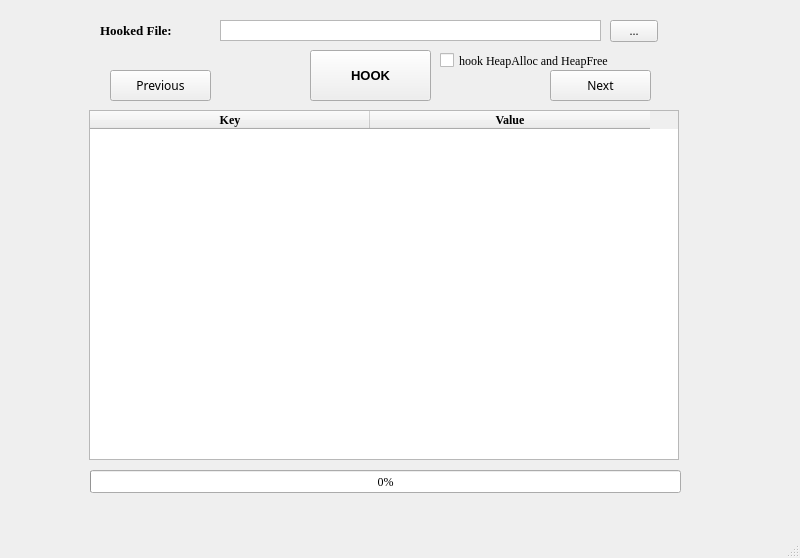
<?xml version="1.0" encoding="UTF-8"?>
<ui version="4.0">
 <class>MainWindow</class>
 <widget class="QMainWindow" name="MainWindow">
  <property name="geometry">
   <rect>
    <x>0</x>
    <y>0</y>
    <width>800</width>
    <height>558</height>
   </rect>
  </property>
  <property name="minimumSize">
   <size>
    <width>400</width>
    <height>0</height>
   </size>
  </property>
  <property name="font">
   <font>
    <family>Times New Roman</family>
   </font>
  </property>
  <property name="windowTitle">
   <string>MainWindow</string>
  </property>
  <widget class="QWidget" name="centralwidget">
   <widget class="QTableWidget" name="TableWidget">
    <property name="geometry">
     <rect>
      <x>89</x>
      <y>110</y>
      <width>590</width>
      <height>350</height>
     </rect>
    </property>
    <property name="sizePolicy">
     <sizepolicy hsizetype="Fixed" vsizetype="Fixed">
      <horstretch>0</horstretch>
      <verstretch>0</verstretch>
     </sizepolicy>
    </property>
    <property name="minimumSize">
     <size>
      <width>400</width>
      <height>0</height>
     </size>
    </property>
    <property name="verticalScrollBarPolicy">
     <enum>Qt::ScrollBarAsNeeded</enum>
    </property>
    <property name="horizontalScrollBarPolicy">
     <enum>Qt::ScrollBarAsNeeded</enum>
    </property>
    <property name="editTriggers">
     <set>QAbstractItemView::NoEditTriggers</set>
    </property>
    <property name="showGrid">
     <bool>true</bool>
    </property>
    <attribute name="horizontalHeaderCascadingSectionResizes">
     <bool>true</bool>
    </attribute>
    <attribute name="horizontalHeaderDefaultSectionSize">
     <number>280</number>
    </attribute>
    <column>
     <property name="text">
      <string>Key</string>
     </property>
     <property name="font">
      <font>
       <weight>75</weight>
       <bold>true</bold>
      </font>
     </property>
    </column>
    <column>
     <property name="text">
      <string>Value</string>
     </property>
     <property name="font">
      <font>
       <weight>75</weight>
       <bold>true</bold>
      </font>
     </property>
    </column>
   </widget>
   <widget class="QPushButton" name="preButton">
    <property name="geometry">
     <rect>
      <x>110</x>
      <y>70</y>
      <width>101</width>
      <height>31</height>
     </rect>
    </property>
    <property name="font">
     <font>
      <family>Source Han Sans CN</family>
     </font>
    </property>
    <property name="text">
     <string>Previous</string>
    </property>
   </widget>
   <widget class="QPushButton" name="nextButton">
    <property name="geometry">
     <rect>
      <x>550</x>
      <y>70</y>
      <width>101</width>
      <height>31</height>
     </rect>
    </property>
    <property name="font">
     <font>
      <family>Source Han Sans CN</family>
      <weight>50</weight>
      <italic>false</italic>
      <bold>false</bold>
     </font>
    </property>
    <property name="text">
     <string>Next</string>
    </property>
   </widget>
   <widget class="QLabel" name="hookFileLable">
    <property name="geometry">
     <rect>
      <x>100</x>
      <y>20</y>
      <width>111</width>
      <height>21</height>
     </rect>
    </property>
    <property name="font">
     <font>
      <family>Times New Roman</family>
      <pointsize>10</pointsize>
      <weight>75</weight>
      <bold>true</bold>
     </font>
    </property>
    <property name="text">
     <string>Hooked File: </string>
    </property>
   </widget>
   <widget class="QTextBrowser" name="textBrowser">
    <property name="geometry">
     <rect>
      <x>220</x>
      <y>20</y>
      <width>381</width>
      <height>21</height>
     </rect>
    </property>
    <property name="verticalScrollBarPolicy">
     <enum>Qt::ScrollBarAlwaysOff</enum>
    </property>
    <property name="horizontalScrollBarPolicy">
     <enum>Qt::ScrollBarAsNeeded</enum>
    </property>
    <property name="readOnly">
     <bool>true</bool>
    </property>
   </widget>
   <widget class="QToolButton" name="fileButton">
    <property name="geometry">
     <rect>
      <x>610</x>
      <y>20</y>
      <width>48</width>
      <height>22</height>
     </rect>
    </property>
    <property name="text">
     <string>...</string>
    </property>
   </widget>
   <widget class="QPushButton" name="hookButton">
    <property name="geometry">
     <rect>
      <x>310</x>
      <y>50</y>
      <width>121</width>
      <height>51</height>
     </rect>
    </property>
    <property name="font">
     <font>
      <family>Arial</family>
      <pointsize>10</pointsize>
      <weight>75</weight>
      <bold>true</bold>
     </font>
    </property>
    <property name="cursor">
     <cursorShape>PointingHandCursor</cursorShape>
    </property>
    <property name="text">
     <string>HOOK</string>
    </property>
   </widget>
   <widget class="QProgressBar" name="progressBar">
    <property name="geometry">
     <rect>
      <x>90</x>
      <y>470</y>
      <width>591</width>
      <height>23</height>
     </rect>
    </property>
    <property name="value">
     <number>0</number>
    </property>
    <property name="alignment">
     <set>Qt::AlignCenter</set>
    </property>
   </widget>
   <widget class="QCheckBox" name="HeapAllocCheckBox">
    <property name="geometry">
     <rect>
      <x>440</x>
      <y>50</y>
      <width>211</width>
      <height>21</height>
     </rect>
    </property>
    <property name="text">
     <string>hook HeapAlloc and HeapFree</string>
    </property>
   </widget>
  </widget>
  <widget class="QMenuBar" name="menubar">
   <property name="geometry">
    <rect>
     <x>0</x>
     <y>0</y>
     <width>800</width>
     <height>22</height>
    </rect>
   </property>
  </widget>
  <widget class="QStatusBar" name="statusbar"/>
 </widget>
 <resources/>
 <connections/>
</ui>
